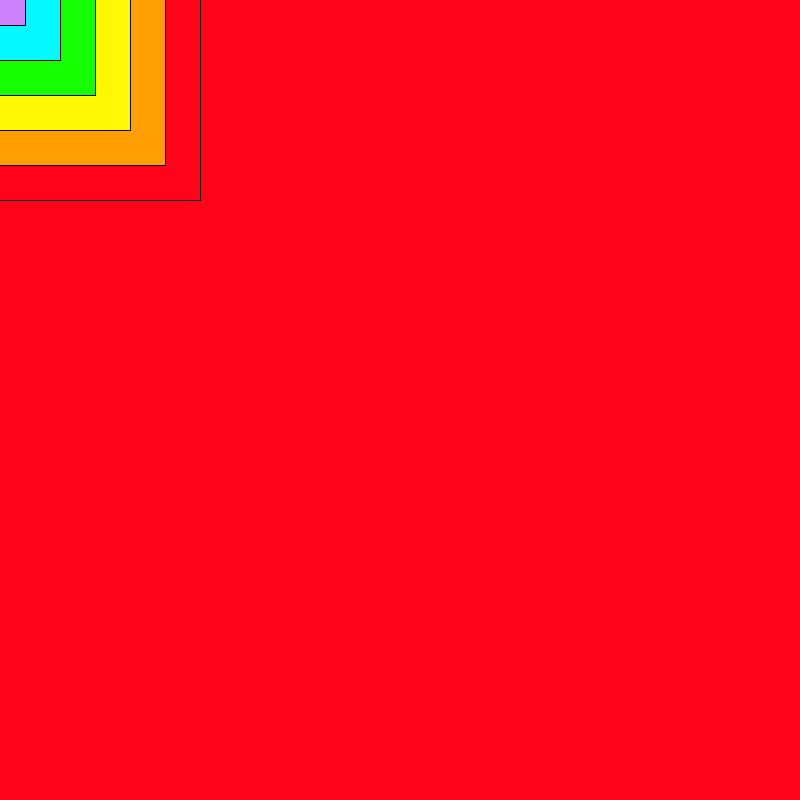
Frame 1 (no input)
Frame 60 (the mouse pressed at the canvas centre just before this capture): identical to frame 1, image omitted
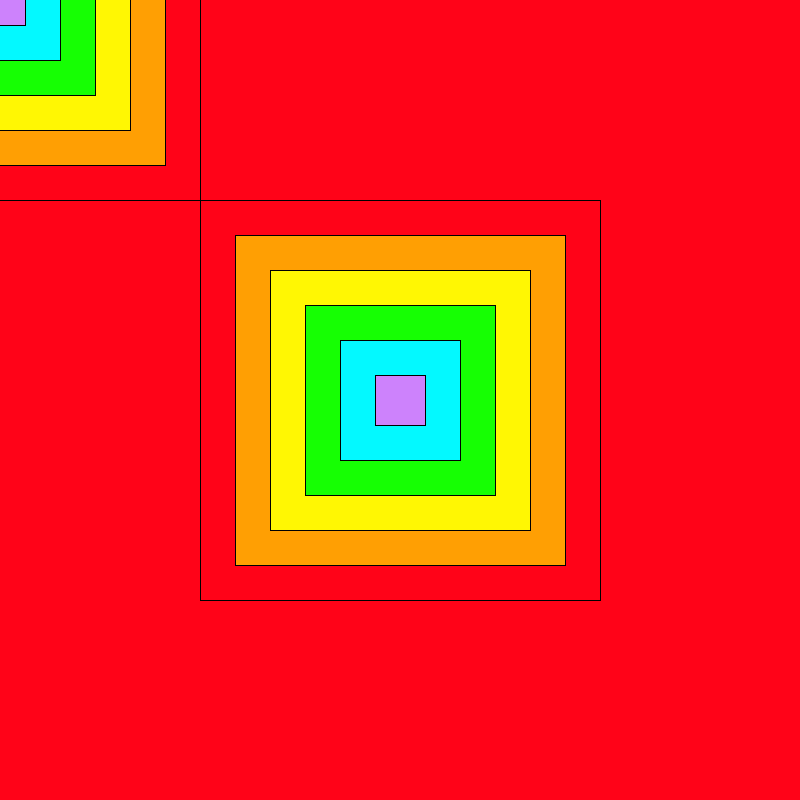
Frame 120 (the mouse held since frame 60 and released just before this capture)

The Processing sketch that drew these frames (run headless with seeded random() and noise(); from frame 60 on, the mouse is pressed at the canvas centre):

// Processing sketch: processing_104218
// ── processing_104218.pde

// Processing Mod 1 : Line Sketches
//Global Variables here

//RED RECTANGLE

void setup() {
  size(800, 800);
  background(255, 3, 24);
}
    
void draw() {
 rainbowRectangles(mouseX, mouseY);
}

void rainbowRectangles (int x, int y) {
  fill(255, 3, 24);
  rectMode(CENTER);
  rect(x, y, 400, 400);
  fill(255, 159, 3);
  rectMode(CENTER);
  rect (x, y, 330, 330);
  fill(255, 247, 3);
  rectMode(CENTER);
  rect (x, y, 260, 260);
  fill(22, 255, 3);
  rectMode(CENTER);
  rect (x, y, 190, 190);
  fill(3 , 249, 255);
  rectMode(CENTER);
  rect (x, y, 120, 120);
  fill(205, 130, 252);
  rectMode(CENTER);
  rect (x, y, 50, 50);

}
